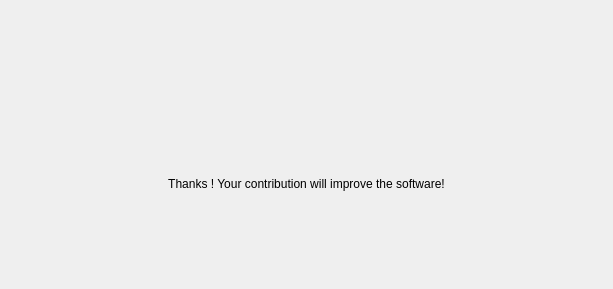
<?xml version="1.0" encoding="UTF-8"?>
<ui version="4.0">
 <class>WizardGui_s3</class>
 <widget class="QWizardPage" name="WizardGui_s3">
  <property name="geometry">
   <rect>
    <x>0</x>
    <y>0</y>
    <width>613</width>
    <height>289</height>
   </rect>
  </property>
  <property name="contextMenuPolicy">
   <enum>Qt::NoContextMenu</enum>
  </property>
  <property name="windowTitle">
   <string>WizardPage</string>
  </property>
  <property name="subTitle">
   <string/>
  </property>
  <layout class="QGridLayout" name="gridLayout">
   <item row="0" column="0">
    <widget class="QLabel" name="labelText">
     <property name="enabled">
      <bool>true</bool>
     </property>
     <property name="mouseTracking">
      <bool>true</bool>
     </property>
     <property name="autoFillBackground">
      <bool>false</bool>
     </property>
     <property name="frameShape">
      <enum>QFrame::NoFrame</enum>
     </property>
     <property name="frameShadow">
      <enum>QFrame::Plain</enum>
     </property>
     <property name="text">
      <string>&lt;html&gt;&lt;head/&gt;&lt;body&gt;&lt;p align=&quot;center&quot;&gt;&lt;br/&gt;&lt;/p&gt;&lt;p align=&quot;center&quot;&gt;&lt;br/&gt;&lt;/p&gt;&lt;p align=&quot;center&quot;&gt;Thanks ! Your contribution will improve the software!&lt;/p&gt;&lt;/body&gt;&lt;/html&gt;</string>
     </property>
     <property name="textFormat">
      <enum>Qt::AutoText</enum>
     </property>
     <property name="scaledContents">
      <bool>false</bool>
     </property>
     <property name="wordWrap">
      <bool>false</bool>
     </property>
    </widget>
   </item>
  </layout>
 </widget>
 <resources/>
 <connections/>
</ui>
